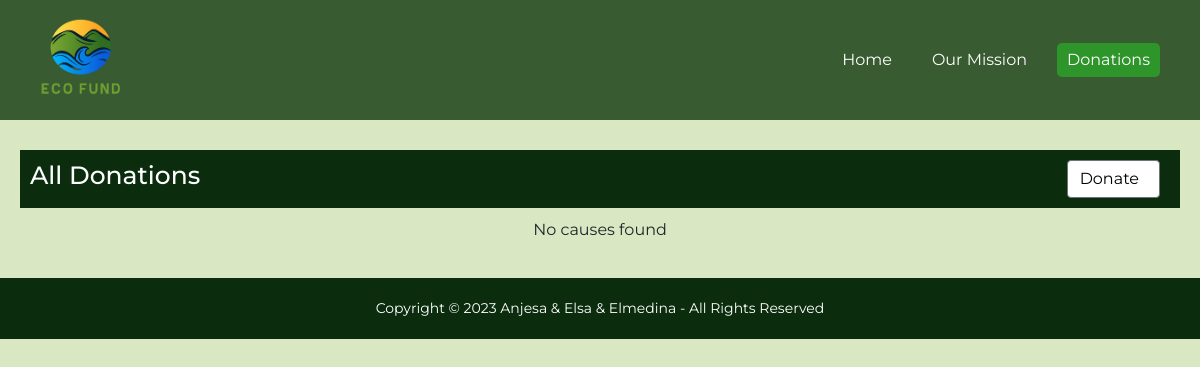
/donations.php, run on an earlier commit of the app's database.
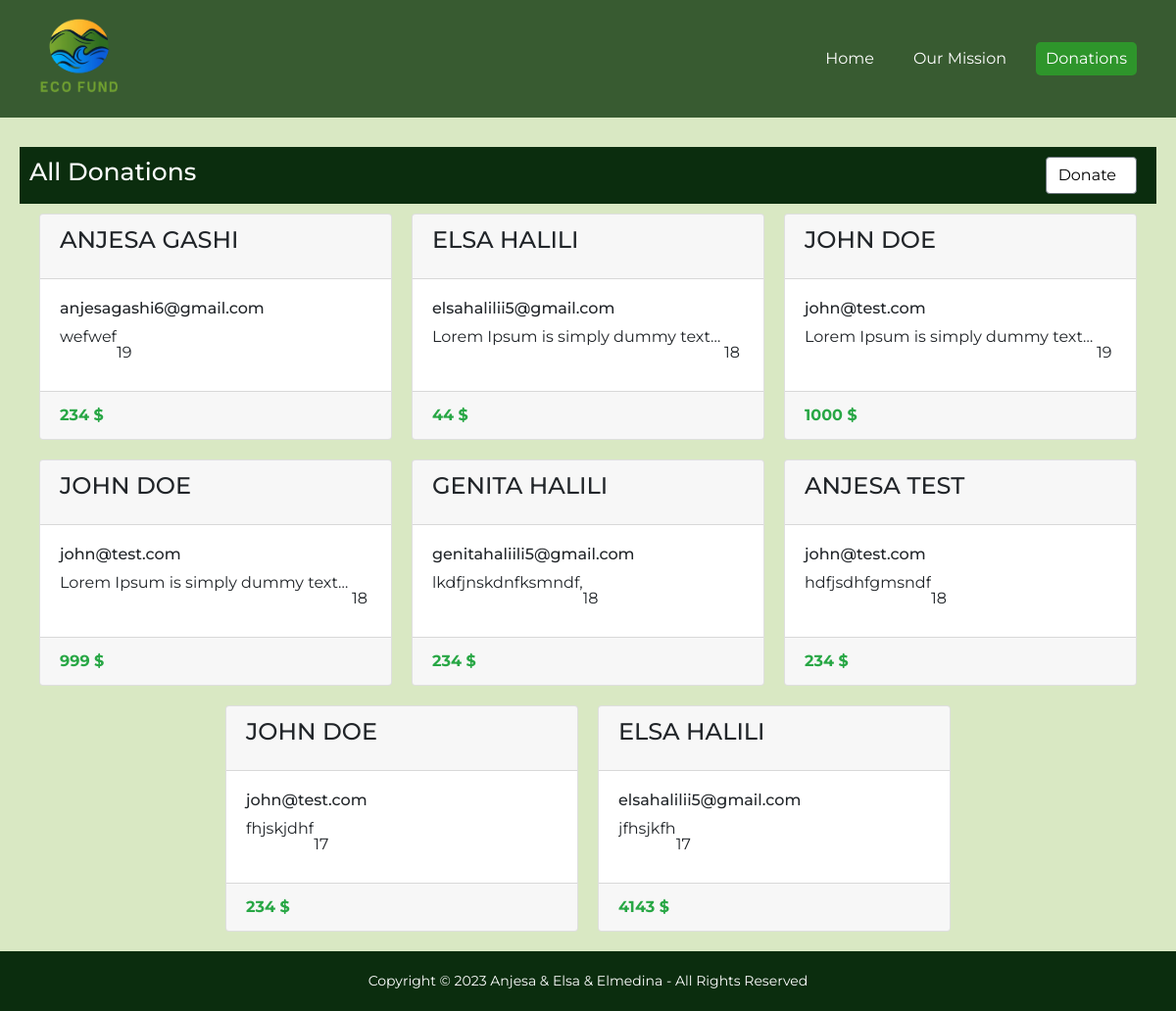
And on a later commit of the database.
### tables this page shows
CREATE TABLE `donations` (
  `id` int(100) NOT NULL,
  `first_name` varchar(100) NOT NULL,
  `last_name` varchar(100) NOT NULL,
  `email` varchar(100) NOT NULL,
  `cause` varchar(50) NOT NULL,
  `donation_reason` text NOT NULL,
  `amount` text NOT NULL,
  `frequency` varchar(100) NOT NULL,
  `card_number` varchar(100) NOT NULL,
  `exp_date` varchar(100) NOT NULL,
  `cvc_code` varchar(10) NOT NULL
);

### donations.php (the view, shortened to what this page needs)
<?php
require 'config.php';
try {
    $stmt = $conn->query("SELECT * FROM donations");
    $stmt->execute();
    $donations = $stmt->fetchAll(PDO::FETCH_ASSOC);
} catch (PDOException $e) {
    echo "Error: " . $e->getMessage();
}
?>
<!DOCTYPE html>
<html lang="en">
<head>
    <link rel="stylesheet" href="https://cdn.jsdelivr.net/npm/bootstrap@4.4.1/dist/css/bootstrap.min.css">
    <link rel="stylesheet" href="styles/admin-dashboard.css">
    <link rel="stylesheet" href="styles/general.css">
    <link rel="stylesheet" href="styles/header.css">
    <link rel="stylesheet" href="styles/donations.css">
</head>
<body>
    <header>
        <div class="logo">
            <img src="./images/logo.png" alt="EcoFund logo">
        </div>
        <nav class="navbar">
            <a href="./index.php">Home</a>
            <a href="./about.php">Our Mission</a>
            <a class="active" href="./donations.php">Donations</a>
        </nav>
    </header>
    <div class="donations-container">
        <div class="users-table">
            <div class="table-head">
                <div>
                    <h2>All Donations</h2>
                </div>
                <div>
                    <a href="donate.php" class="btn btn-secondary d-flex align-items-center"> <span class="mr-2">Donate</span> <ion-icon name="arrow-forward-outline"></ion-icon> </a>
                </div>
            </div>
            <div class="cards">
                <?php if (isset($donations) && !empty($donations)) : ?>
                    <?php foreach ($donations as $donation) : ?>
                        <div class="card">
                            <div class="card-header">
                                <h4 class="card-title text-uppercase "><?= $donation['first_name'] ?> <?= $donation['last_name'] ?></h4>
                            </div>
                            <div class="card-body">
                                <h6 class="card-text"><?= $donation['email'] ?></h6>
                                <p class="card-text text-truncate d-inline-block"><?= $donation['donation_reason'] ?></h6>
                                <p class="card-text text-truncate d-inline-block"><?= $donation['cause'] ?></h6>
                            </div>
                            <div class="card-footer">
                                <p class="text-success mb-0 pb-0 font-weight-bold ">
                                    <?= $donation['amount'] ?> $
                                </p>
                            </div>
                        </div>
                    <?php endforeach; ?>
                <?php else : ?>
                    <div>
                        <p>No causes found</p>
                    </div>
                <?php endif; ?>
            </div>
        </div>
    </div>
    <footer>
        <p>Copyright © 2023 Anjesa & Elsa & Elmedina - All Rights Reserved</p>
    </footer>
</body>
</html>

### styles/admin-dashboard.css (style rules this page uses)
body { background-color: #d9e8c3; }
.table-head { display: flex; justify-content: space-between; margin-top: 100px; color: white; background: #0b2d0e; background-repeat: no-repeat; padding: 10px; padding-right: 20px; }
.btn-secondary { background-color: white; color: black; }
.table-head h2 { font-size: 25px; }

### styles/general.css (style rules this page uses)
body { font-family: "Montserrat", sans-serif; }
* { box-sizing: border-box; }
.logo img { width: 100px; height: 100px; }
footer { width: 100%; position: fixed; bottom: 0; left: 0; display: flex; justify-content: center; align-items: center; padding: 20px; background-color: #0b2d0e; z-index: 1; }
footer p { font-size: 14px; color: white; margin: 0; }

### styles/header.css (style rules this page uses)
body { margin: 0; padding: 0; }
header { width: 100%; position: absolute; padding: 10px; background-color: rgb(17 57 13 / 80%); display: flex; justify-content: space-between; align-items: center; }
.logo { display: inline-block; padding-left: 20px; }
.navbar { display: flex; align-items: center; padding-right: 20px; }
.navbar a { color: white; text-decoration: none; margin: 0 10px; padding: 5px 10px; border-radius: 5px; transition: background-color 0.3s; }
.navbar a.active { background-color: #2e952b; }

### styles/donations.css (style rules this page uses)
.cards { display: flex; justify-content: center; flex-wrap: wrap; gap: 20px; margin-top: 10px; }
.card { flex-basis: 360px; }
.card .text-truncate { max-width: calc(100% - 20px); }
.donations-container { padding: 50px 20px 20px 20px; }
footer { position: relative; }
body { background: #d9e8c3; }

What changed in the data, as far as the page shows it:
added donations: first_name "ANJESA", last_name "GASHI", email "anjesagashi6@gmail.com", donation_reason "wefwef", cause "19", amount "234"
added donations: first_name "ELSA", last_name "HALILI", email "elsahalilii5@gmail.com", donation_reason "Lorem Ipsum is simply dummy text…", cause "18", amount "44"
added donations: first_name "JOHN", last_name "DOE", email "john@test.com", donation_reason "Lorem Ipsum is simply dummy text…", cause "19", amount "1000"
added donations: first_name "JOHN", last_name "DOE", email "john@test.com", donation_reason "Lorem Ipsum is simply dummy text…", cause "18", amount "999"
added donations: first_name "GENITA", last_name "HALILI", email "genitahaliili5@gmail.com", donation_reason "lkdfjnskdnfksmndf,", cause "18", amount "234"
added donations: first_name "ANJESA", last_name "TEST", email "john@test.com", donation_reason "hdfjsdhfgmsndf", cause "18", amount "234"
added donations: first_name "JOHN", last_name "DOE", email "john@test.com", donation_reason "fhjskjdhf", cause "17", amount "234"
added donations: first_name "ELSA", last_name "HALILI", email "elsahalilii5@gmail.com", donation_reason "jfhsjkfh", cause "17", amount "4143"
Also different on the page:
text no longer shown: "No causes found"
